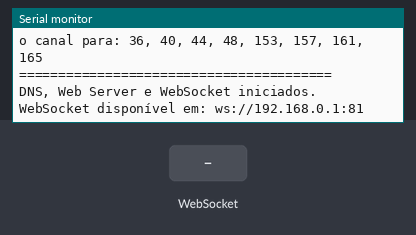
Recording of a sketch running on a simulated ESP32. Shown: the last lines printed to the serial monitor. Inputs (shaded band) come from the test bench.

Above: at 2.2 s.
2.3 s: WebSocket text "PING:" received
At 2.9 s:
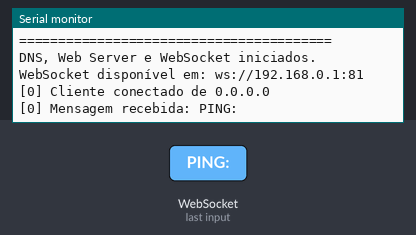
3.8 s: WebSocket text "0.0.0.0" received
At 4.9 s:
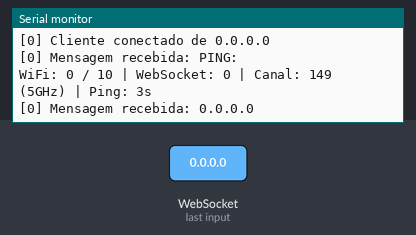

Measured:
- after the input at 2.3 s, the serial monitor: prints a new line at once (image 1)
- after the input at 3.8 s, the serial monitor: prints a new line at once (image 2)

The sketch:

ESP32_WEBSOCKET_SERVER_ULTRA.ino
```cpp
#include <WiFi.h>
#include <DNSServer.h>
#include <WebServer.h>
#include <WebSocketsServer.h>

const char* ssid = "AEGEA-ESP";
const char* password = "12345678";
IPAddress apIP(192, 168, 0, 1);

DNSServer dnsServer;
WebServer webServer(80);
WebSocketsServer webSocket = WebSocketsServer(81);

unsigned long lastCheck = 0;
const unsigned long checkInterval = 3000; // Verificar a cada 3 segundos (mais frequente)
unsigned long lastPing = 0;
const unsigned long pingInterval = 3000; // Ping a cada 3 segundos (MUITO MAIS FREQUENTE para máxima estabilidade)

// CANAIS 5GHz MENOS CONGESTIONADOS (escolha um que não esteja sendo usado por outros roteadores)
// Canais disponíveis: 36, 40, 44, 48, 149, 153, 157, 161, 165
// Evite canais: 1, 6, 11 (2.4GHz) e canais próximos a outros roteadores
// Recomendado: 149, 153, 157 (menos usados em ambientes domésticos)
int wifiChannel = 149; // CANAL MENOS CONGESTIONADO (5GHz)

void webSocketEvent(uint8_t num, WStype_t type, uint8_t * payload, size_t length) {
    switch(type) {
        case WStype_DISCONNECTED:
            Serial.printf("[%u] Cliente desconectado!\n", num);
            break;
        case WStype_CONNECTED:
            {
                IPAddress ip = webSocket.remoteIP(num);
                Serial.printf("[%u] Cliente conectado de %d.%d.%d.%d\n", num, ip[0], ip[1], ip[2], ip[3]);
                webSocket.sendTXT(num, "Connected");
            }
            break;
        case WStype_TEXT:
            {
                Serial.printf("[%u] Mensagem recebida: %s\n", num, payload);
                String message = String((char*)payload);
                if (message.startsWith("PING:")) {
                    webSocket.sendTXT(num, "PONG");
                } else {
                    webSocket.sendTXT(num, payload);
                }
            }
            break;
        case WStype_PING:
            Serial.printf("[%u] Ping recebido\n", num);
            // Biblioteca responde automaticamente com PONG
            break;
        case WStype_PONG:
            Serial.printf("[%u] Pong recebido\n", num);
            break;
        default:
            break;
    }
}

void send204() {
    webServer.sendHeader("Connection", "close");
    webServer.sendHeader("Cache-Control", "no-cache, no-store, must-revalidate");
    webServer.sendHeader("Pragma", "no-cache");
    webServer.send(204);
}

void send200(const String& contentType, const String& content) {
    webServer.sendHeader("Connection", "close");
    webServer.sendHeader("Cache-Control", "no-cache, no-store, must-revalidate");
    webServer.sendHeader("Pragma", "no-cache");
    webServer.send(200, contentType, content);
}

void setup() {
    Serial.begin(115200);
    delay(500);

    Serial.println("========================================");
    Serial.println("AEGEA ESP32 - Access Point ULTRA ROBUSTO");
    Serial.println("========================================");

    Serial.println("Iniciando Access Point...");
    WiFi.mode(WIFI_AP);

    // CONFIGURAÇÕES ANTI-INTERFERÊNCIA
    WiFi.setTxPower(WIFI_POWER_19_5dBm); // Máxima potência
    WiFi.setSleep(false); // DESABILITAR SLEEP - conexão sempre ativa
    WiFi.setAutoReconnect(true); // Reconectar automaticamente

    Serial.println("Potência de transmissão: 19.5dBm (MÁXIMA)");
    Serial.println("WiFi Sleep: DESABILITADO");
    Serial.println("Auto-Reconnect: HABILITADO");

    if (!WiFi.softAPConfig(apIP, apIP, IPAddress(255, 255, 255, 0))) {
        Serial.println("ERRO: Falha ao configurar AP!");
        return;
    }

    bool hidden = false;
    int maxConnections = 10;

    Serial.print("Configurando AP no canal ");
    Serial.print(wifiChannel);
    Serial.println(" (5GHz - MENOS CONGESTIONADO)");

    if (!WiFi.softAP(ssid, password, wifiChannel, hidden, maxConnections)) {
        Serial.println("ERRO: Falha ao iniciar AP!");
        return;
    }

    delay(500);
    IPAddress ip = WiFi.softAPIP();

    if (ip.toString() == "0.0.0.0") {
        Serial.println("ERRO: AP não obteve IP!");
        return;
    }

    Serial.println("========================================");
    Serial.println("Access Point iniciado com SUCESSO!");
    Serial.println("========================================");
    Serial.print("SSID: "); Serial.println(ssid);
    Serial.print("IP do AP: "); Serial.println(ip);
    Serial.print("Canal WiFi: "); Serial.print(wifiChannel);
    Serial.println(" (5GHz)");
    Serial.println("Banda: 5GHz");
    Serial.println("Potência: 19.5dBm (MÁXIMA)");
    Serial.println("Ping Interval: 3 segundos (MUITO FREQUENTE)");
    Serial.println("========================================");
    Serial.println("DICA: Se houver interferência, tente mudar");
    Serial.println("o canal para: 36, 40, 44, 48, 153, 157, 161, 165");
    Serial.println("========================================");

    dnsServer.start(53, "*", apIP);
    webServer.begin();
    webSocket.begin();
    webSocket.onEvent(webSocketEvent);

    Serial.println("DNS, Web Server e WebSocket iniciados.");
    Serial.println("WebSocket disponível em: ws://192.168.0.1:81");
}

void loop() {
    dnsServer.processNextRequest();
    webServer.handleClient();
    webSocket.loop(); // CRÍTICO - processar eventos WebSocket frequentemente

    yield();

    // PING MUITO MAIS FREQUENTE (a cada 3 segundos) para manter conexões vivas
    if (millis() - lastPing > pingInterval) {
        webSocket.broadcastPing(); // Envia ping para TODOS os clientes conectados
        lastPing = millis();
    }

    // Verificação mais frequente (a cada 3 segundos)
    if (millis() - lastCheck > checkInterval) {
        int connected = WiFi.softAPgetStationNum();
        int wsConnected = webSocket.connectedClients();
        Serial.printf("WiFi: %d / 10 | WebSocket: %d | Canal: %d (5GHz) | Ping: 3s\n",
                      connected, wsConnected, wifiChannel);
        lastCheck = millis();
    }
}
```
